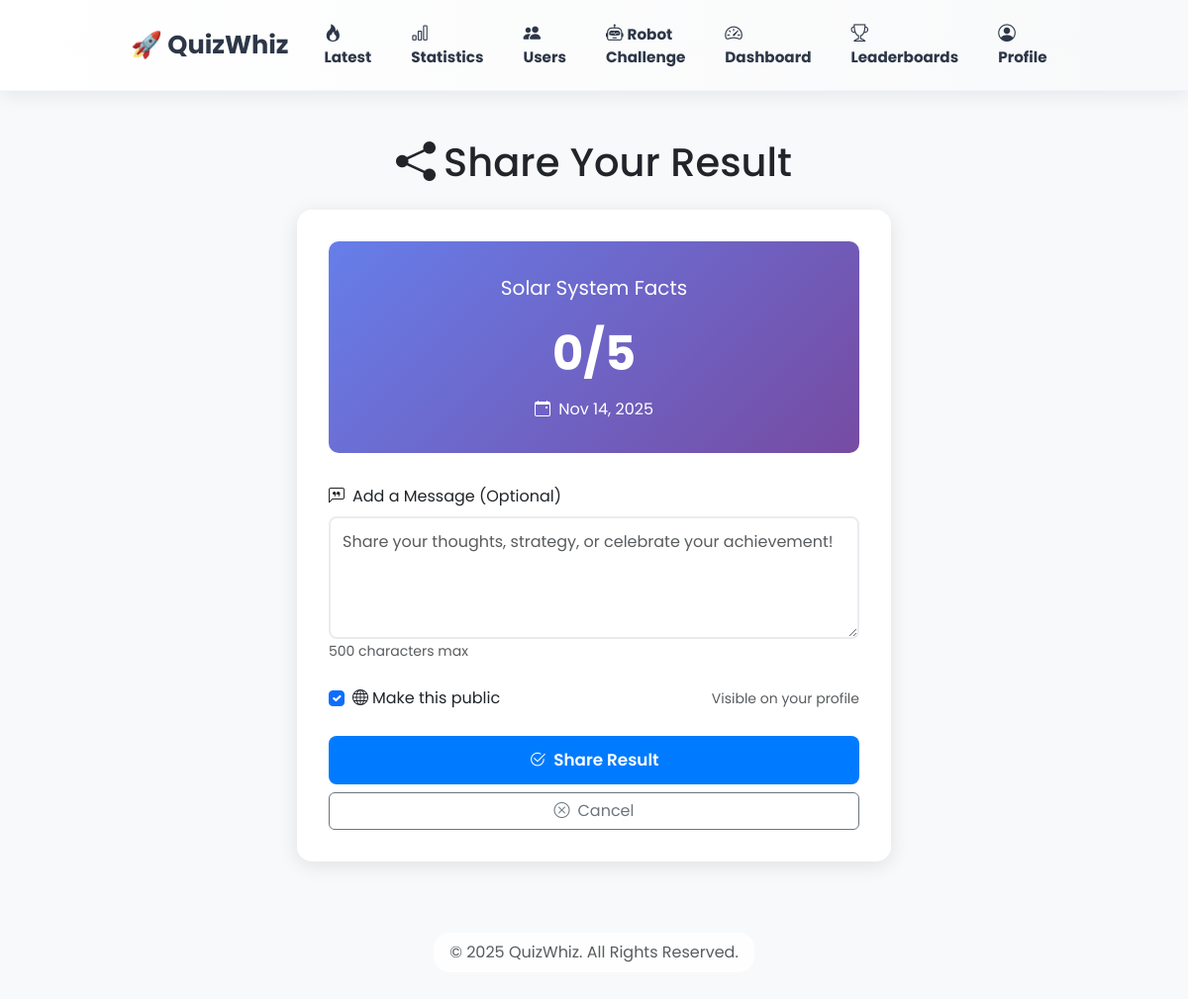
Screenshot of /result/194/share/ (signed in) with the database file from the repository.
### quiz/models.py (models this page shows, shortened)
class QuizResult(models.Model):
    user = models.ForeignKey(User, on_delete=models.CASCADE)
    quiz = models.ForeignKey(Quiz, on_delete=models.CASCADE)
    score = models.IntegerField()
    selected_answers = models.JSONField(null=True, blank=True)
    timestamp = models.DateTimeField(auto_now_add=True)

class Quiz(models.Model):
    DIFFICULTY_CHOICES = [
        ('Easy', 'Easy'),
        ('Medium', 'Medium'),
        ('Hard', 'Hard'),
    ]
    title = models.CharField(max_length=200)
    topic = models.CharField(max_length=100)
    difficulty = models.CharField(max_length=10, choices=DIFFICULTY_CHOICES, default='Medium')
    is_featured = models.BooleanField(default=False, help_text="Show in Latest Quizzes section")
    created_at = models.DateTimeField(auto_now_add=True, null=True, blank=True)
    class Meta:
        ordering = ['-created_at']

### quiz/views.py (the view, shortened to what this page needs)
# urls.py: path('result/<int:result_id>/share/', views.share_result, name='share_result'),
@login_required
def share_result(request, result_id):
    quiz_result = get_object_or_404(QuizResult, pk=result_id, user=request.user)
    context = {
        'quiz_result': quiz_result,
    }
    return render(request, 'quiz/share_result.html', context)

### quiz/templates/quiz/share_result.html (shortened to what this page needs)
{% extends 'quiz/base.html' %}
{% block content %}
<div class="share-container">
    <h1 class="text-center mb-4">
        <i class="bi bi-share-fill me-2"></i>Share Your Result
    </h1>
    <div class="share-card">
        <div class="result-preview">
            <div class="quiz-title-share">{{ quiz_result.quiz.title }}</div>
            <div class="score-display">
                {{ quiz_result.score }}/{{ quiz_result.quiz.questions.count }}
            </div>
            <div>
                <i class="bi bi-calendar-event me-1"></i>
                {{ quiz_result.timestamp|date:"M d, Y" }}
            </div>
        </div>
        <form method="POST" action="">
            <div class="mb-3">
                <label for="message" class="form-label fw-600">
                    <i class="bi bi-chat-left-quote me-2"></i>Add a Message (Optional)
                </label>
                <textarea class="message-input form-control"
                          id="message"
                          name="message"
                          rows="4"
                          placeholder="Share your thoughts, strategy, or celebrate your achievement!"
                          maxlength="500"></textarea>
                <small class="text-muted">500 characters max</small>
            </div>
            <div class="toggle-container">
                <div class="form-check">
                    <input class="form-check-input" type="checkbox" id="is_public" name="is_public" checked>
                    <label class="form-check-label" for="is_public">
                        <i class="bi bi-globe me-1"></i>Make this public
                    </label>
                </div>
                <small class="text-muted ms-auto">Visible on your profile</small>
            </div>
            <div class="d-grid gap-2 mt-4">
                <button type="submit" class="btn btn-primary btn-share">
                    <i class="bi bi-check2-circle me-2"></i>Share Result
                </button>
                <a href="{% url 'dashboard' %}" class="btn btn-outline-secondary">
                    <i class="bi bi-x-circle me-2"></i>Cancel
                </a>
            </div>
        </form>
    </div>
</div>
{% endblock %}

### quiz/templates/quiz/share_result.html (style rules this page uses)
.share-container { max-width: 600px; margin: 3rem auto; }
.share-card { background: white; border-radius: 15px; padding: 2rem; box-shadow: 0 4px 20px rgba(0,0,0,0.1); }
.result-preview { background: linear-gradient(135deg, #667eea 0%, #764ba2 100%); color: white; padding: 2rem; border-radius: 10px; text-align: center; margin-bottom: 2rem; }
.score-display { font-size: 3rem; font-weight: 700; margin-bottom: 0.5rem; }
.quiz-title-share { font-size: 1.25rem; margin-bottom: 1rem; }
.message-input { border-radius: 8px; border: 2px solid #e9ecef; padding: 0.75rem; font-size: 1rem; transition: border-color 0.3s ease; }
.toggle-container { display: flex; align-items: center; gap: 1rem; margin-top: 1.5rem; }
.btn-share { width: 100%; padding: 0.75rem; font-weight: 600; border-radius: 8px; font-size: 1.05rem; }

### rows the page displays
QuizResult: quiz "Solar System Facts", score "0", quiz.questions.count "5", timestamp "Nov 14, 2025"
